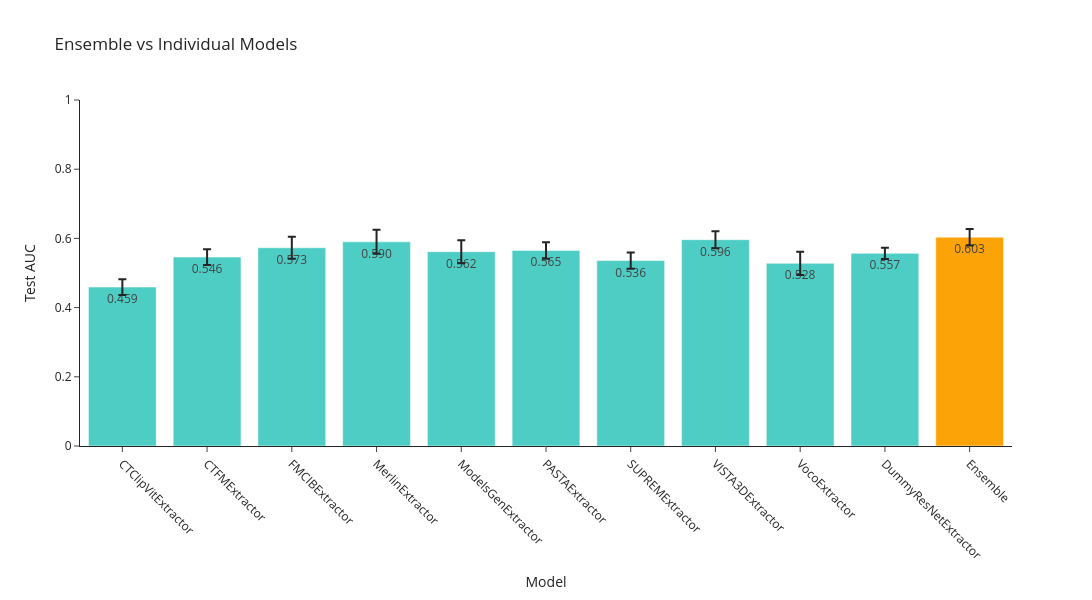

Notebook cell for this chart:
### Markdown cell above
## Ensemble vs Single Models

Bar plot comparing the alignment-weighted ensemble to each individual model.

### Code cell
# Plot ensemble vs single-model performance
model_names_plot = list(individual_ensemble_scores.keys())
ind_means = [np.mean(individual_ensemble_scores[m]) for m in model_names_plot]
ind_errors = [1.96 * np.std(individual_ensemble_scores[m], ddof=1) / np.sqrt(len(individual_ensemble_scores[m])) for m in model_names_plot]

bar_names = model_names_plot + ["Ensemble"]
bar_means = ind_means + [ensemble_mean]
bar_errors = ind_errors + [ensemble_ci]

colors = ['#4ECDC4'] * len(model_names_plot) + ['#FCA308']

fig = go.Figure()
fig.add_trace(go.Bar(
    x=bar_names,
    y=bar_means,
    error_y=dict(type='data', array=bar_errors),
    marker_color=colors,
    text=[f"{m:.3f}" for m in bar_means],
    textposition='auto'
))

fig.update_layout(
    title='Ensemble vs Individual Models',
    xaxis_title='Model',
    yaxis_title='Test AUC',
    height=600,
    width=1200,
    template='simple_white',
    xaxis_tickangle=45
)
fig.update_yaxes(range=[0, 1.0])

fig.show()

best_ind_mean = max(ind_means) if ind_means else float('nan')
print(f"Ensemble uplift over best single: {ensemble_mean - best_ind_mean:+.4f}")

### Figure 1 — Plotly figure (JSON) as saved in the notebook; plotly's stock layout.template omitted (floating-point values rounded to 4 significant figures)
{"data": [{"error_y": {"array": [0.02266, 0.02305, 0.03176, 0.03449, 0.03317, 0.02368, 0.02346, 0.02468, 0.03361, 0.01607, 0.02366], "type": "data"}, "marker": {"color": ["#4ECDC4", "#4ECDC4", "#4ECDC4", "#4ECDC4", "#4ECDC4", "#4ECDC4", "#4ECDC4", "#4ECDC4", "#4ECDC4", "#4ECDC4", "#FCA308"]}, "text": ["0.459", "0.546", "0.573", "0.590", "0.562", "0.565", "0.536", "0.596", "0.528", "0.557", "0.603"], "textposition": "auto", "type": "bar", "x": ["CTClipVitExtractor", "CTFMExtractor", "FMCIBExtractor", "MerlinExtractor", "ModelsGenExtractor", "PASTAExtractor", "SUPREMExtractor", "VISTA3DExtractor", "VocoExtractor", "DummyResNetExtractor", "Ensemble"], "y": [0.4594, 0.5459, 0.573, 0.5902, 0.5616, 0.5652, 0.5359, 0.5963, 0.5278, 0.5568, 0.6034]}], "layout": {"height": 600, "title": {"text": "Ensemble vs Individual Models"}, "width": 1200, "xaxis": {"tickangle": 45, "title": {"text": "Model"}}, "yaxis": {"range": [0, 1], "title": {"text": "Test AUC"}}}}
